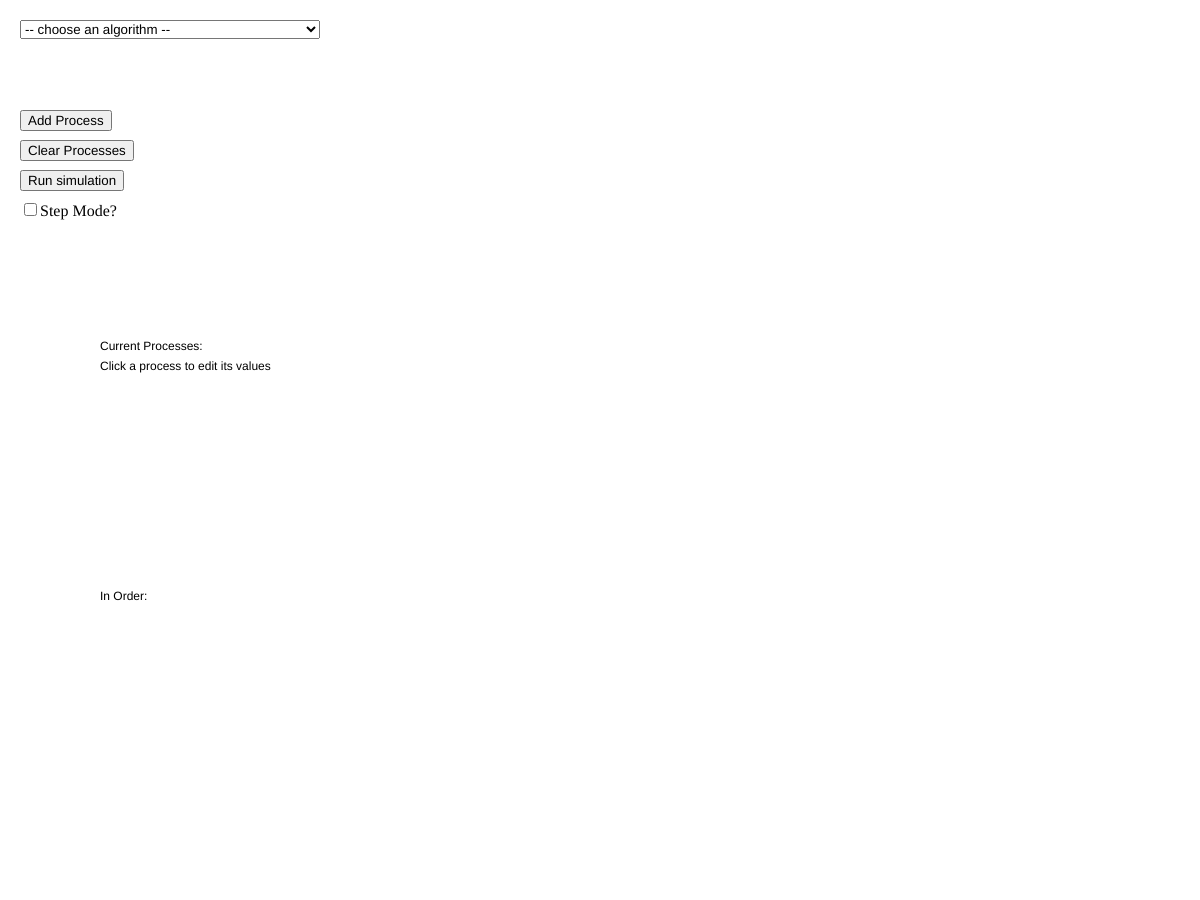
Frame 1 (no input)
Frame 60 (no input): identical to frame 1, image omitted
Frame 120 (the mouse pressed at the canvas centre since frame 60): identical to frame 1, image omitted

The p5.js sketch that drew this single still picture (run headless with seeded random() and noise() and a simulated clock; from frame 60 on, the mouse is pressed at the canvas centre):

// p5.js sketch
// ── sketch.js
let dropdown;
let selectedAlgo;
let startInput, burstTime, timeQuantum, priority;
let submitProcess, startRun, clearProcesses;
let processes = [];
let ganttChartInfo = [];
let readyQueueStates = new Map();

let readyQueueDraw = [];

let stepModeCheckbox, stepForwardButton, stepBackwardButton;
let run = false;
let stepIndex = 0;

let delay = 5;

// labels
let startTimeLabel, burstTimeLabel, priorityLabel, timeQuantumLabel;

let processListWithMetrics;

let avgTurnaroundTime, avgResponseTime, avgWaitingTime;

let startInputEdit, burstInputEdit, priorityEdit;
let startTimeLabelEdit, burstTimeLabelEdit, priorityLabelEdit;
let submitProcessEditButton, cancelProcessEditButton;
let processBeingChanged = { num: null, on: false };

function setup() {
  createCanvas(windowWidth, windowHeight - 100);

  rectMode(CENTER);

  dropdown = createSelect();
  dropdown.position(20, 20);

  // this option will show initially, but can't be chosen

  dropdown.option("-- choose an algorithm --");
  dropdown.disable("-- choose an algorithm --");
  dropdown.selected("-- choose an algorithm --");

  dropdown.option("First Come First Serve (FCFS)");
  dropdown.option("Shortest Job First (SJF)");
  dropdown.option("Round Robin (RR)");
  dropdown.option("Shortest Remaining Time First (SRTF)");
  dropdown.option("Priority Scheduling (PRI) - PREEMPTIVE");
  dropdown.option("Priority Scheduling (PRI) - NON-PREEMPTIVE");

  // call this function when the item in the dropdown changes
  dropdown.changed(algoSelectedEvent);
  // selectedAlgo = dropdown.value();

  startInput = createInput();
  burstInput = createInput();
  priority = createInput("1");
  timeQuantum = createInput("1");

  startInput.position(-999, -999);
  burstInput.position(-999, -999);
  priority.position(-999, -999);
  timeQuantum.position(-999, -999);

  // labels
  startTimeLabel = createP("Start Time");
  startTimeLabel.position(-999, -999);

  burstTimeLabel = createP("Burst Time");
  burstTimeLabel.position(-999, -999);

  priorityLabel = createP("Priority (lower = higher priority)");
  priorityLabel.position(-999, -999);

  timeQuantumLabel = createP("Time Quantum");
  timeQuantumLabel.position(-999, -999);

  submitProcess = createButton("Add Process");
  submitProcess.position(20, 110);

  // Call createProcess() when the button is pressed
  submitProcess.mousePressed(createProcess);

  startRun = createButton("Run simulation");
  startRun.position(20, 170);
  startRun.mousePressed(go);

  clearProcesses = createButton("Clear Processes");
  clearProcesses.position(20, 140);
  clearProcesses.mousePressed(() => {
    processes.length = 0; // setting a list's length equal to 0 clears the list
    ganttChartInfo.length = 0;
    stepIndex = 0;
  });

  // Create a checkbox with a label and default state (false = unchecked)
  stepModeCheckbox = createCheckbox("Step Mode?", false);
  stepModeCheckbox.position(20, 200);
  stepModeCheckbox.changed(stepModeActivated);

  stepForwardButton = createButton("Step Forward");
  stepForwardButton.position(150, -200);
  stepForwardButton.mousePressed(stepForward);

  stepBackwardButton = createButton("Step Backward");
  stepBackwardButton.position(150, -200);
  stepBackwardButton.mousePressed(stepBackward);

  // when a user wants to edit a process

  startInputEdit = createInput();
  burstInputEdit = createInput();
  priorityEdit = createInput();

  startInputEdit.position(-999, -999);
  burstInputEdit.position(-999, -999);
  priorityEdit.position(-999, -999);

  submitProcessEditButton = createButton("Submit Edits");
  submitProcessEditButton.position(-999, -999);
  submitProcessEditButton.mousePressed(submitProcessEdit);

  cancelProcessEditButton = createButton("Cancel Edits");
  cancelProcessEditButton.position(-999, -999);
  cancelProcessEditButton.mousePressed(moveEditLabelsBack);

  // labels
  startTimeLabelEdit = createP("Start Time");
  startTimeLabelEdit.position(-999, -999);

  burstTimeLabelEdit = createP("Burst Time");
  burstTimeLabelEdit.position(-999, -999);

  priorityLabelEdit = createP("Priority");
  priorityLabelEdit.position(-999, -999);
}

function editProcessDisplay(processNum) {
  processBeingChanged.num = processNum;
  processBeingChanged.on = true;

  currentProcessIndex = processes.findIndex((p) => {
    return p.num == processNum;
  });

  // move all the inputs to the correct location and fill them with the correct values
  startInputEdit.position(300, height / 2 - 80);
  startInputEdit.value(processes[currentProcessIndex].startTime);

  burstInputEdit.position(450, height / 2 - 80);
  burstInputEdit.value(processes[currentProcessIndex].burstTime);

  priorityEdit.position(600, height / 2 - 80);
  priorityEdit.value(processes[currentProcessIndex].priority);

  // move labels too

  startTimeLabelEdit.position(300, height / 2 - 120);
  burstTimeLabelEdit.position(450, height / 2 - 120);
  priorityLabelEdit.position(600, height / 2 - 120);

  // move buttons
  submitProcessEditButton.position(750, height / 2 - 80);
  cancelProcessEditButton.position(750, height / 2 - 50);
}

function submitProcessEdit() {
  moveEditLabelsBack();
  // change the values inside the process object

  currentProcessIndex = processes.findIndex((p) => {
    return p.num == processBeingChanged.num;
  });

  processes[currentProcessIndex].startTime = startInputEdit.value();
  processes[currentProcessIndex].burstTime = burstInputEdit.value();
  processes[currentProcessIndex].priority = priorityEdit.value();
}

function moveEditLabelsBack() {
  processBeingChanged.on = false;
  // move the inputs and labels back to -999 -999

  startInputEdit.position(-999, -999);
  burstInputEdit.position(-999, -999);
  priorityEdit.position(-999, -999);
  submitProcessEditButton.position(-999, -999);
  cancelProcessEditButton.position(-999, -999);
  startTimeLabelEdit.position(-999, -999);
  burstTimeLabelEdit.position(-999, -999);
  priorityLabelEdit.position(-999, -999);
}

function stepModeActivated() {
  if (stepModeCheckbox.checked()) {
    stepForwardButton.position(150, 240);
    stepBackwardButton.position(20, 240);
  } else {
    stepForwardButton.position(150, -200);
    stepBackwardButton.position(200, -200);
  }
}

function algoSelectedEvent() {
  selectedAlgo = dropdown.value();

  // labels
  startTimeLabel.position(20, 30);
  startInput.position(20, 70);

  burstTimeLabel.position(200, 30);
  burstInput.position(200, 70);

  priorityLabel.position(400, 30);
  priority.position(400, 70);

  if (selectedAlgo == "Round Robin (RR)") {
    timeQuantumLabel.position(650, 30);
    timeQuantum.position(650, 70);
  } else {
    timeQuantumLabel.position(-999, -999);
    timeQuantum.position(-999, -999); // off the screen
  }
}

function draw() {
  background(255);
  fill(0);

  text("Current Processes:", 100, height / 2 - 100);
  text("Click a process to edit its values", 100, height / 2 - 80);

  processBeingChanged.on ? text(processBeingChanged.num, 250, height / 2 - 80) : null;

  text("In Order:", 100, height / 1.5);

  if (selectedAlgo) {
    // if there is an algo selected, do everything
    for (const p of processes) {
      rectMode(CENTER);

      p.display();
    }

    fill(0);
    textAlign(CENTER);
    text("Ready Queue", 100, height / 1.1 - 20);

    if (readyQueueDraw) {
      for (const proc of readyQueueDraw) {
        fill(proc.red, proc.green, proc.blue);
        rect(proc.x, proc.y, proc.width, proc.height);
        fill(0);
        noStroke();
        textAlign(CENTER);
        text(proc.num, proc.x, proc.y);
      }
    }

    for (const r of ganttChartInfo) {
      rectMode(CORNER);
      noStroke();
      fill(r.red, r.green, r.blue, r.a);
      rect(r.x, r.y, r.w, r.h);
      fill(0, r.a);
      textAlign(CENTER);
      text(r.time, r.x + r.w / 2, r.y + r.h + 10);
    }

    if (!stepModeCheckbox.checked()) {
      if (!(frameCount % delay)) {
        stepForward();
      }
    }

    if (ganttChartInfo.length && stepIndex == ganttChartInfo.length) {
      if (readyQueueDraw) {
        readyQueueDraw.length = 0;
      } else {
        readyQueueDraw = [];
      }

      // the user/program has finished stepping through the display. the metrics will be displayed then

      let metricPosX = 300;
      let metricPosY = height / 7;
      fill(0);

      text("Metrics:", metricPosX, metricPosY);
      text(`avgTurnaroundTime: ${avgTurnaroundTime}`, metricPosX, metricPosY + 30);
      text(`avgResponseTime: ${avgResponseTime}`, metricPosX, metricPosY + 60);
      text(`avgWaitingTime: ${avgWaitingTime}`, metricPosX, metricPosY + 90);
    }
  }
}

function mousePressed() {
  for (const p of processes) {
    if (p.checkForRollOver(mouseX, mouseY)) {
      editProcessDisplay(p.num);
      // console.log(p.num);
    }
  }
}

function createProcess() {
  if (
    Number.isInteger(+startInput.value()) &&
    Number.isInteger(+burstInput.value()) &&
    Number.isInteger(+priority.value())
  ) {
    processes.push(new process(startInput.value(), burstInput.value(), priority.value()));
  }
}

function go() {
  // change these to 0 so we start fresh
  ganttChartInfo.length = 0;
  stepIndex = 0;

  let processesCopy = structuredClone(processes); // this is so the original processes do not get changed
  processesCopy.sort((a, b) => Number(a.startTime) - Number(b.startTime));
  // to make things easier later
  for (let i = 0; i < processesCopy.length; i++) {
    processesCopy[i].indexInProcessList = i;
  }

  let timePassed = 0;
  let readyQueue = [];
  let finishedProcesses = 0;
  let alreadyAdded = [];

  switch (dropdown.value()) {
    case "First Come First Serve (FCFS)":
      processListWithMetrics = FCFS(processesCopy, timePassed, finishedProcesses, readyQueue, alreadyAdded);
      break;
    case "Shortest Job First (SJF)":
      processListWithMetrics = SJF(processesCopy, timePassed, finishedProcesses, readyQueue, alreadyAdded);
      break;

    case "Shortest Remaining Time First (SRTF)":
      processListWithMetrics = SRTF(processesCopy, timePassed, finishedProcesses, readyQueue, alreadyAdded);
      break;

    case "Round Robin (RR)":
      processListWithMetrics = RR(
        processesCopy,
        timePassed,
        finishedProcesses,
        readyQueue,
        alreadyAdded,
        timeQuantum.value(),
      );
      break;
    case "Priority Scheduling (PRI) - PREEMPTIVE":
      processListWithMetrics = PRI_preemptive(processesCopy, timePassed, finishedProcesses, readyQueue, alreadyAdded);

      break;
    case "Priority Scheduling (PRI) - NON-PREEMPTIVE":
      processListWithMetrics = PRI_nonPreemptive(
        processesCopy,
        timePassed,
        finishedProcesses,
        readyQueue,
        alreadyAdded,
      );
      break;
    default:
      // Code runs if no cases match
      console.log("no algo selected");
  }

  // this for loop sets the burst time back to the original, since our algos rely on the burst time being editied during run time
  for (const p of processListWithMetrics) {
    p.burstTime =
      processes[
        processes.findIndex((pro) => {
          return pro.num == p.num;
        })
      ].burstTime;
  }

  // this where we actually calculate the metrics for the algo
  if (dropdown.value() != "-- choose an algorithm --") {
    // only run this if they've selected an algo
    [avgTurnaroundTime, avgResponseTime, avgWaitingTime] = calculateMetrics(processListWithMetrics);
  }
}

function snapshotReadyQueue(readyQueue, timePassed) {
  // get it ready to draw

  readyQueue = structuredClone(readyQueue);

  for (let i = 0; i < readyQueue.length; i++) {
    readyQueue[i].x = 100 + i * 50;
    readyQueue[i].y = height / 1.1 + 50;
  }

  readyQueueStates.set(timePassed, structuredClone(readyQueue));
}

function addToGanttChart(process, timePassed, readyQueue) {
  let xStart = 100;
  let rectWidth = 20;
  let rectHeight = 50;

  ganttChartInfo.push({
    red: process == null ? 100 : process.red,
    green: process == null ? 100 : process.green,
    blue: process == null ? 100 : process.blue,
    x: xStart + timePassed * rectWidth,
    y: height / 1.4,
    w: rectWidth,
    h: rectHeight,
    a: 0,
    time: timePassed,
  });

  snapshotReadyQueue(readyQueue, timePassed);

  return timePassed + 1;
}

function startTimeCheck(processList, timePassed, readyQueue, alreadyAdded) {
  // every time a process gets interupted, check all the processes, if it hasn't been added to the queue yet, and the start time has passed or is now, add it to the end of the ready queue
  // also add that processe num to the alreadyAdded for tracking
  for (const p of processList) {
    if (+p.startTime <= timePassed && !alreadyAdded.includes(p.num)) {
      readyQueue.push(p);
      alreadyAdded.push(p.num);
    }
  }
}

function setCompletionTime(readyQueue, finishedProcesses, processList, timePassed) {
  if (Number(readyQueue[0].burstTime) == 0) {
    // if the current process is done
    let currentProcess = readyQueue.shift();

    // then change the value of .completionTime
    processList[currentProcess.indexInProcessList].completionTime = timePassed;
    return finishedProcesses + 1;
  }

  return finishedProcesses;
}

function setFirstExecutionTime(processList, readyQueue, timePassed) {
  // change the value of .firstExecutionTime to the current time passed IF AND ONLY IF it hasn't been changed already
  if (processList[readyQueue[0].indexInProcessList].firstExecutionTime == null) {
    processList[readyQueue[0].indexInProcessList].firstExecutionTime = timePassed;
  }
}

function FCFS(processList, timePassed, finishedProcesses, readyQueue, alreadyAdded) {
  while (finishedProcesses != processList.length) {
    startTimeCheck(processList, timePassed, readyQueue, alreadyAdded);

    if (readyQueue.length > 0) {
      setFirstExecutionTime(processList, readyQueue, timePassed);

      for (let i = 0; i < readyQueue[0].burstTime; i++) {
        // finish the current process
        timePassed = addToGanttChart(readyQueue[0], timePassed, readyQueue);
      }

      readyQueue[0].burstTime = 0;
      finishedProcesses = setCompletionTime(readyQueue, finishedProcesses, processList, timePassed);
    } else {
      // cpu idle
      timePassed = addToGanttChart(null, timePassed, readyQueue);
    }
  }

  return processList;
}

function SRTF(processList, timePassed, finishedProcesses, readyQueue, alreadyAdded) {
  while (finishedProcesses != processList.length) {
    // check if any processes are past or at their their start time, if they are, add them to the queue
    startTimeCheck(processList, timePassed, readyQueue, alreadyAdded);

    // move the processes with the shortest current burst time to the front of the ready queue
    readyQueue.sort((a, b) => Number(a.burstTime) - Number(b.burstTime));

    if (readyQueue.length > 0) {
      // if there is a processe in the ready queue
      readyQueue[0].burstTime -= 1;

      // change the value of .firstExecutionTime to the current time passed IF AND ONLY IF it hasn't been changed already
      if (processList[readyQueue[0].indexInProcessList].firstExecutionTime == null) {
        processList[readyQueue[0].indexInProcessList].firstExecutionTime = timePassed;
      }

      timePassed = addToGanttChart(readyQueue[0], timePassed, readyQueue);
    } else {
      // cpu idle

      timePassed = addToGanttChart(null, timePassed, readyQueue);
    }

    finishedProcesses = setCompletionTime(readyQueue, finishedProcesses, processList, timePassed);
  }

  return processList;
}

function SJF(processList, timePassed, finishedProcesses, readyQueue, alreadyAdded) {
  while (finishedProcesses != processList.length) {
    startTimeCheck(processList, timePassed, readyQueue, alreadyAdded);

    // sort ready queue by burst time
    readyQueue.sort((a, b) => Number(a.burstTime) - Number(b.burstTime));

    // if theres something in the queue
    if (readyQueue.length > 0) {
      setFirstExecutionTime(processList, readyQueue, timePassed);

      for (let i = 0; i < readyQueue[0].burstTime; i++) {
        // finish the current process
        timePassed = addToGanttChart(readyQueue[0], timePassed, readyQueue);
      }

      readyQueue[0].burstTime = 0;
      finishedProcesses = setCompletionTime(readyQueue, finishedProcesses, processList, timePassed);
    } else {
      // ready queue is empty, cpu idle
      timePassed = addToGanttChart(null, timePassed, readyQueue);
    }
  }

  return processList;
}

function RR(processList, timePassed, finishedProcesses, readyQueue, alreadyAdded, tq) {
  while (finishedProcesses != processList.length) {
    startTimeCheck(processList, timePassed, readyQueue, alreadyAdded);

    if (readyQueue.length > 0) {
      let finished = false;

      setFirstExecutionTime(processList, readyQueue, timePassed);

      for (let i = 0; i < tq; i++) {
        // only loop to the time quantum
        if (readyQueue[0].burstTime != 0) {
          timePassed = addToGanttChart(readyQueue[0], timePassed, readyQueue);
          readyQueue[0].burstTime -= 1;

          if (alreadyAdded.length != processList.length) {
            // we aren't at the last processes
            // need to do this again since time passes
            startTimeCheck(processList, timePassed, readyQueue, alreadyAdded);
          }
        } else {
          // the burst time of the current process went to 0 (it finished)

          finished = true;
        }
      }

      if (readyQueue[0].burstTime == 0) {
        finished = true;
      }

      if (finished) {
        finishedProcesses = setCompletionTime(readyQueue, finishedProcesses, processList, timePassed);
      } else {
        readyQueue.push(readyQueue.shift()); // if it didn't finish, move the process to the end of the queue
      }
    } else {
      // ready queue is empty, cpu idle

      timePassed = addToGanttChart(null, timePassed, readyQueue);
    }
  }
  return processList;
}

function PRI_nonPreemptive(processList, timePassed, finishedProcesses, readyQueue, alreadyAdded) {
  while (finishedProcesses != processList.length) {
    startTimeCheck(processList, timePassed, readyQueue, alreadyAdded);

    // sort ready queue by priority
    readyQueue.sort((a, b) => Number(a.priority) - Number(b.priority));

    // if theres something in the queue
    if (readyQueue.length > 0) {
      setFirstExecutionTime(processList, readyQueue, timePassed);

      for (let i = 0; i < readyQueue[0].burstTime; i++) {
        // finish the current process
        timePassed = addToGanttChart(readyQueue[0], timePassed, readyQueue);
      }

      readyQueue[0].burstTime = 0;
      finishedProcesses = setCompletionTime(readyQueue, finishedProcesses, processList, timePassed);
    } else {
      // ready queue is empty, cpu idle

      timePassed = addToGanttChart(null, timePassed, readyQueue);
    }
  }

  return processList;
}

function PRI_preemptive(processList, timePassed, finishedProcesses, readyQueue, alreadyAdded) {
  while (finishedProcesses != processList.length) {
    startTimeCheck(processList, timePassed, readyQueue, alreadyAdded);

    // move the processes with the shortest current burst time to the front of the ready queue
    readyQueue.sort((a, b) => Number(a.priority) - Number(b.priority));

    if (readyQueue.length > 0) {
      // if there is a processe in the ready queue
      readyQueue[0].burstTime -= 1;

      setFirstExecutionTime(processList, readyQueue, timePassed);

      timePassed = addToGanttChart(readyQueue[0], timePassed, readyQueue);
      // the function being called here has side effects
      finishedProcesses = setCompletionTime(readyQueue, finishedProcesses, processList, timePassed);
    } else {
      // cpu idle
      timePassed = addToGanttChart(null, timePassed, readyQueue);
    }
  }

  return processList;
}

function stepForward() {
  if (ganttChartInfo.length && stepIndex < ganttChartInfo.length) {
    ganttChartInfo[stepIndex].a = 255;
    stepIndex++;
  }

  readyQueueDraw = readyQueueStates.get(stepIndex);
}

function stepBackward() {
  if (ganttChartInfo.length && stepIndex > 0) {
    stepIndex--;
    ganttChartInfo[stepIndex].a = 0;
  }

  readyQueueDraw = readyQueueStates.get(stepIndex);
}

function calculateMetrics(toCalculate) {
  let totalTurnaroundTime = 0;
  let totalResponseTime = 0;
  let totalWaitingTime = 0;

  for (const p of toCalculate) {
    // compute here
    // just an intermediate step for debugging, not necessary
    p.turnaroundTime = p.completionTime - p.startTime;
    p.responseTime = p.firstExecutionTime - p.startTime;
    p.waitingTime = p.turnaroundTime - p.burstTime;
    totalTurnaroundTime += p.turnaroundTime;
    totalResponseTime += p.responseTime;
    totalWaitingTime += p.waitingTime;
  }

  let avgTurnaroundTime = totalTurnaroundTime / processListWithMetrics.length;
  let avgResponseTime = totalResponseTime / processListWithMetrics.length;
  let avgWaitingTime = totalWaitingTime / processListWithMetrics.length;

  return [avgTurnaroundTime, avgResponseTime, avgWaitingTime];
}

// ── process.js
class process {
  constructor(startTime, burstTime, priority) {
    this.startTime = startTime; // aka arrival time
    this.burstTime = burstTime;
    this.priority = priority;

    // this is after sorting, and will aid in the storage of the metric values below
    this.indexInProcessList = null;

    // for metrics. this is what we extract during the algoirthm runtime
    this.completionTime = null; // when did the process complete all bursts
    this.firstExecutionTime = null; // when was the process first run

    // actual values for metrics. we calculate these after using all previous variables
    // Formula: Turnaround Time = Completion Time - Arrival Time
    this.turnaroundTime = null;
    // Response Time = First Execution Time - Arrival Time
    this.responseTime = null;

    // Waiting Time = Turnaround Time - Burst Time
    this.waitingTime = null;

    // color
    this.red = random(100, 255);
    this.green = random(100, 255);
    this.blue = random(100, 255);

    this.num = `p${processes.length}`;

    this.x = 100 * (processes.length + 1); // x = 100 is where the processes start getting drawn on the screen, then every 100 pixels after that
    this.y = height / 2;

    // going to have to make this responsive, so will need to add a length and width, and update them accordingly as the number of processes grows, but this is for much later
    this.width = 50;
    this.height = 50;
  }
  update() {}
  display() {
    // console.log(processes.length);
    // colorMode(HSB)
    fill(this.red, this.green, this.blue);
    rect(this.x, this.y, this.width, this.height);

    fill(0);
    textAlign(CENTER);

    text(this.num, this.x, this.y);

    textAlign(LEFT);

    text(
      `start: ${this.startTime}`,
      this.x - this.width / 2,
      this.y + this.height / 2 + 20,
    );
    text(
      `burst: ${this.burstTime}`,
      this.x - this.width / 2,
      this.y + this.height / 2 + 40,
    );

    this.priority
      ? text(
          `priority: ${this.priority}`,
          this.x - this.width / 2,
          this.y + this.height / 2 + 60,
        )
      : null;
  }
}
